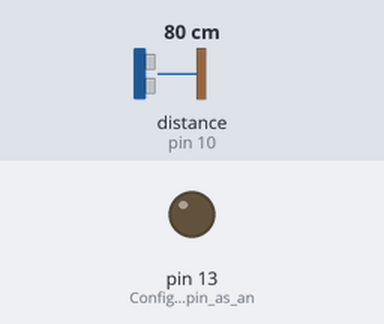
This sketch was run on a simulated Arduino Uno, built with avr-gcc and run on an emulated ATmega328P. Shown: output pins drawn as LEDs (lit = HIGH). Wiring (inferred from the names in the program): ultrasonic range finder: trigger pin 11; echo pin 10. Inputs (shaded band) come from the test bench; at power-on: distance to the obstacle (sensor on pin 10) 80 cm. The echo pulse lasts 58.3 µs per cm; pins used as bus, display or sensor lines are not drawn.

Above: at 1.2 s.
1.3 s: distance to the obstacle (sensor on pin 10) set to 8 cm
2.8 s: distance to the obstacle (sensor on pin 10) set to 5 cm
At 3.8 s:
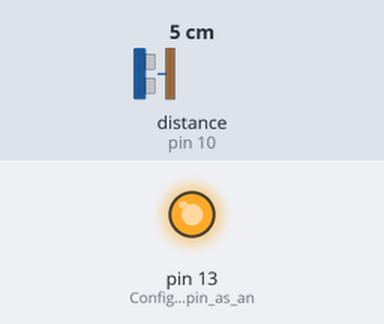
4.3 s: distance to the obstacle (sensor on pin 10) set to 9 cm
At 5.0 s:
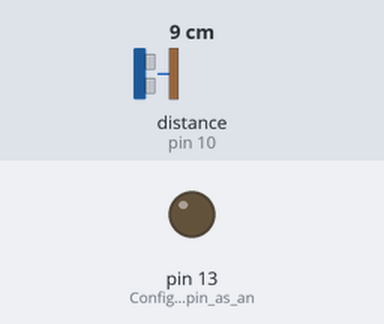
5.8 s: distance to the obstacle (sensor on pin 10) set to 2 cm
At 6.1 s:
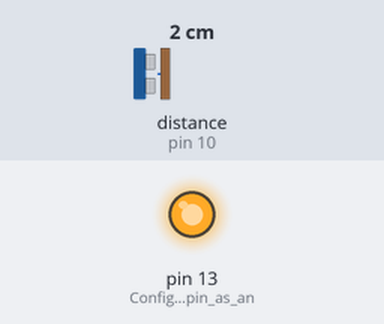
Timing chart, 0 to 8.3 s (numbered marks = the images above; inputs shaded):
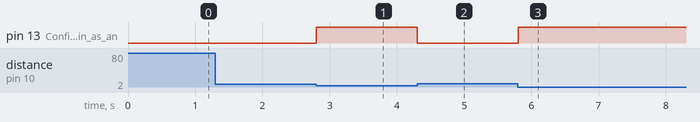

Measured:
- the behaviour switches between 7 and 6 cm on distance to the obstacle (sensor on pin 10) (found by bisection; images 0 and 1)
- after the input at 1.3 s, every drawn part: stays the same
- after the input at 2.8 s, pin 13 (Configures_led_pin_as_an): LOW → HIGH at once
- after the input at 4.3 s, pin 13 (Configures_led_pin_as_an): HIGH → LOW at once
- after the input at 5.8 s, pin 13 (Configures_led_pin_as_an): LOW → HIGH at once

The sketch:

c_code.ino
```cpp
// Initialise the program settings and configurations
void setup() {
   pinMode(10, INPUT); // Set pin 10 as input for the echo signal
   pinMode(11, OUTPUT); // Set pin 11 as output for the trigger signal
   pinMode(13, OUTPUT);  // Configures led pin as an output

}

// The void loop function runs over and over again forever.
void loop() {
  if ((ultraSonicDistance() < (2 * 3))) {
    digitalWrite(13, HIGH); // Set defined pin to HIGH (turn it on).
  } else {
    digitalWrite(13, LOW); // Set defined pin to LOW (turn it off).
  }
}

// This is function to Trigger the ultrasonic sensor and measure the distance
double ultraSonicDistance() {
  digitalWrite(11, LOW); // Set the trigger pin to low
  delayMicroseconds(2); // Wait for 2 microseconds
  digitalWrite(11, HIGH); // set the trigger pin to high
  delayMicroseconds(10); // Wait for 10 microseconds
  digitalWrite(11, LOW); // Set the trigger pin to low
  long microseconds = pulseIn(10, HIGH); // Measure the time for the echo to retur
  return (double)(microseconds / 29 / 2);  // Convert the time to distance in cm
}
```
